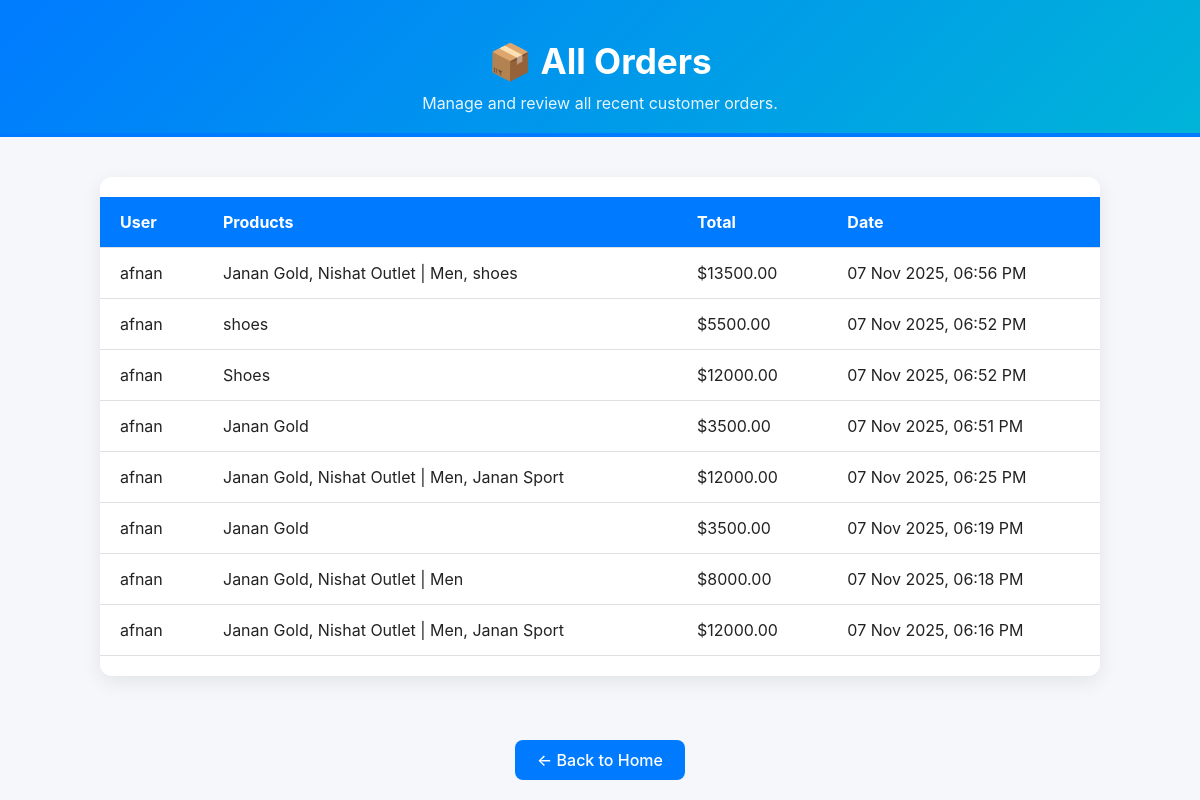
Screenshot of /orders/ (signed in) with the database file from the repository.
### brand/models.py (models this page shows, shortened)
class Order(models.Model):
    user = models.ForeignKey(User, on_delete=models.CASCADE)
    products = models.ManyToManyField('Product')  # string reference avoids circular import
    total_price = models.DecimalField(max_digits=10, decimal_places=2)
    created_at = models.DateTimeField(auto_now_add=True)

class Product(models.Model):
    brand = models.ForeignKey(Brand, related_name='products', on_delete=models.CASCADE)
    title = models.CharField(max_length=100)
    price = models.DecimalField(max_digits=10, decimal_places=2)
    picture = models.ImageField(upload_to='product_pics/')

### brand/views.py (the view)
# urls.py: path('orders/', views.order_list, name='order_list'),
@staff_member_required
def order_list(request):
    orders = Order.objects.all().order_by('-created_at')
    return render(request, 'order.html', {'orders': orders})

### brand/templates/order.html (shortened to what this page needs)
<!DOCTYPE html>
<html lang="en">
<head>
    {% load static %}
    <link rel="stylesheet" href="{% static 'brand/css/order.css' %}">
</head>
<body>
    <header class="header">
        <h1>📦 All Orders</h1>
        <p class="subtitle">Manage and review all recent customer orders.</p>
    </header>
    <main class="orders-container">
        {% if orders %}
        <table class="orders-table">
            <thead>
                <tr>
                    <th>User</th>
                    <th>Products</th>
                    <th>Total</th>
                    <th>Date</th>
                </tr>
            </thead>
            <tbody>
                {% for order in orders %}
                <tr>
                    <td data-label="User">{{ order.user.username }}</td>
                    <td data-label="Products">
                        {% for product in order.products.all %}
                            {{ product.title }}{% if not forloop.last %}, {% endif %}
                        {% endfor %}
                    </td>
                    <td data-label="Total">${{ order.total_price }}</td>
                    <td data-label="Date">{{ order.created_at|date:"d M Y, h:i A" }}</td>
                </tr>
                {% endfor %}
            </tbody>
        </table>
        {% else %}
            <p class="no-orders">No orders found.</p>
        {% endif %}
    </main>
    <footer class="footer">
        <a href="{% url 'home' %}" class="back-btn">← Back to Home</a>
    </footer>
</body>
</html>

### brand/static/brand/css/order.css (style rules this page uses)
* { margin: 0; padding: 0; box-sizing: border-box; }
body { font-family: "Poppins", "Inter", system-ui, sans-serif; background-color: #f5f7fa; color: #222; min-height: 100vh; display: flex; flex-direction: column; }
.header { text-align: center; padding: 40px 20px 20px; background: linear-gradient(135deg, #007bff, #00b4d8); color: white; border-bottom: 4px solid #007bff; }
.header h1 { font-size: 2.2rem; margin-bottom: 10px; }
.header .subtitle { font-size: 1rem; opacity: 0.9; }
.orders-container { width: 90%; max-width: 1000px; margin: 40px auto; background: white; border-radius: 12px; box-shadow: 0 6px 20px rgba(0, 0, 0, 0.08); overflow-x: auto; padding: 20px 0; }
.orders-table { width: 100%; border-collapse: collapse; text-align: left; font-size: 16px; }
.orders-table th, .orders-table td { padding: 15px 20px; border-bottom: 1px solid #e0e0e0; }
.orders-table thead { background-color: #007bff; color: white; font-weight: 600; }
.footer { text-align: center; margin-top: auto; padding: 20px; }
.back-btn { display: inline-block; text-decoration: none; color: white; background: #007bff; padding: 10px 22px; border-radius: 8px; font-weight: 500; transition: 0.2s ease; }

### rows the page displays
Order: user.username "afnan", total_price "13500.00", created_at "07 Nov 2025, 06:56 PM"
Product: title "Janan Gold"
Product: title "Nishat Outlet | Men"
Product: title "shoes"
Order: user.username "afnan", total_price "5500.00", created_at "07 Nov 2025, 06:52 PM"
Order: user.username "afnan", total_price "12000.00", created_at "07 Nov 2025, 06:52 PM"
Product: title "Shoes"
Order: user.username "afnan", total_price "3500.00", created_at "07 Nov 2025, 06:51 PM"
Order: user.username "afnan", total_price "12000.00", created_at "07 Nov 2025, 06:25 PM"
Product: title "Janan Sport"
Order: user.username "afnan", total_price "3500.00", created_at "07 Nov 2025, 06:19 PM"
Order: user.username "afnan", total_price "8000.00", created_at "07 Nov 2025, 06:18 PM"
Order: user.username "afnan", total_price "12000.00", created_at "07 Nov 2025, 06:16 PM"
